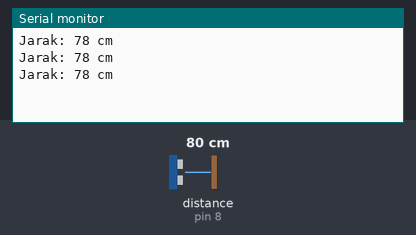
The sketch below on a simulated Arduino Uno, built with avr-gcc and run on an emulated ATmega328P. Shown: the last lines printed to the serial monitor. Wiring (inferred from the names in the program): ultrasonic range finder: trigger pin 7; echo pin 8. The inputs (shaded band) are chosen by the test bench; at power-on: distance to the obstacle (sensor on pin 8) 80 cm. The echo pulse lasts 58.3 µs per cm.

Above: at 1.3 s.
1.4 s: distance to the obstacle (sensor on pin 8) set to 2 cm
At 1.9 s:
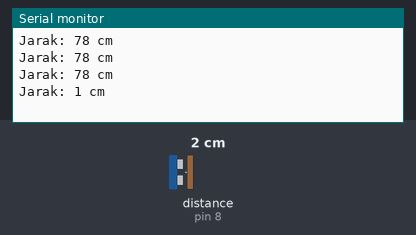
2.9 s: distance to the obstacle (sensor on pin 8) set to 4 cm
At 3.4 s:
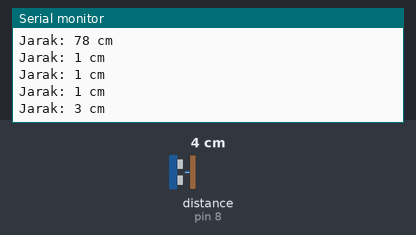
Timing chart, 0 to 5.9 s (numbered marks = the images above; inputs shaded):
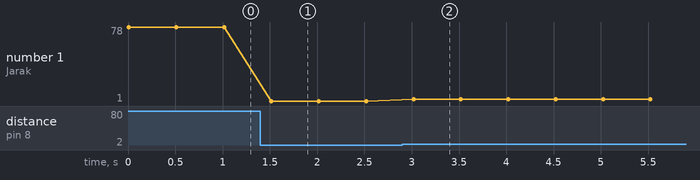

The sketch:

ultrasonik.ino
```cpp
// Definisikan pin trig dan echo
const int trigPin = 7;
const int echoPin = 8;

// Variabel untuk menyimpan durasi dan jarak
long duration;
int distance;

void setup() {
  // Set pin trig sebagai output dan pin echo sebagai input
  pinMode(trigPin, OUTPUT);
  pinMode(echoPin, INPUT);

  // Mulai komunikasi serial untuk menampilkan data di Serial Monitor
  Serial.begin(9600);
}

void loop() {
  // Bersihkan pin trig
  digitalWrite(trigPin, LOW);
  delayMicroseconds(2);

  // Kirim sinyal ultrasonik (trigger) selama 10 mikrodetik
  digitalWrite(trigPin, HIGH);
  delayMicroseconds(10);
  digitalWrite(trigPin, LOW);

  // Baca durasi waktu pantulan (echo)
  duration = pulseIn(echoPin, HIGH);

  // Hitung jarak (durasi * kecepatan suara / 2)
  distance = duration * 0.034 / 2;

  // Tampilkan jarak di Serial Monitor
  Serial.print("Jarak: ");
  Serial.print(distance);
  Serial.println(" cm");

  // Tambahkan sedikit jeda sebelum pengulangan berikutnya
  delay(500);
}
```

Measured:
- after the input at 1.4 s, the serial monitor: prints a new line after 0.12 s (image 1)
- after the input at 2.9 s, the serial monitor: prints a new line after 0.12 s (image 2)
- plotted number 1: 78 → 1 after the input at 1.4 s, 1 → 3 after the input at 2.9 s
